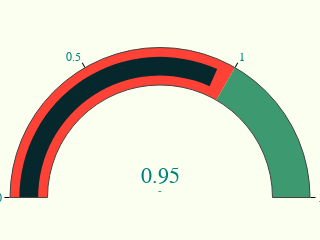

The notebook cell this image was saved under:
### Code cell
fig_sv = go.Figure(go.Indicator(
    mode="gauge+number+delta",
    value=0.95,
    number={"font": {"size": 22, 'color': "#008080", 'family': "Arial"}, "valueformat": "#,##0"},
    domain={'x': [0, 1], 'y': [0, 1]},
    gauge={
        'axis': {'range': [None, 1.5], 'tickwidth': 1, 'tickcolor': "black"},
        'bar': {'color': "#06282d"},
        'bgcolor': "white",
        'steps': [
            {'range': [0, 1], 'color': '#FF4136'},
            {'range': [1, 1.5], 'color': '#3D9970'}]}))
fig_sv.update_layout(paper_bgcolor="#fbfff0", font={'color': "#008080", 'family': "Arial"}, height=135, width=250,
                        margin=dict(l=10, r=10, b=15, t=20))

### Figure 1 — Plotly figure (JSON) as saved in the notebook; plotly's stock layout.template omitted (floating-point values rounded to 4 significant figures)
{"data": [{"domain": {"x": [0, 1], "y": [0, 1]}, "gauge": {"axis": {"range": [null, 1.5], "tickcolor": "black", "tickwidth": 1}, "bar": {"color": "#06282d"}, "bgcolor": "white", "steps": [{"color": "#FF4136", "range": [0, 1]}, {"color": "#3D9970", "range": [1, 1.5]}]}, "mode": "gauge+number+delta", "number": {"font": {"color": "#008080", "family": "Arial", "size": 22}, "valueformat": "#,##0"}, "type": "indicator", "value": 0.95}], "layout": {"font": {"color": "#008080", "family": "Arial"}, "height": 135, "margin": {"b": 15, "l": 10, "r": 10, "t": 20}, "paper_bgcolor": "#fbfff0", "width": 250}}
